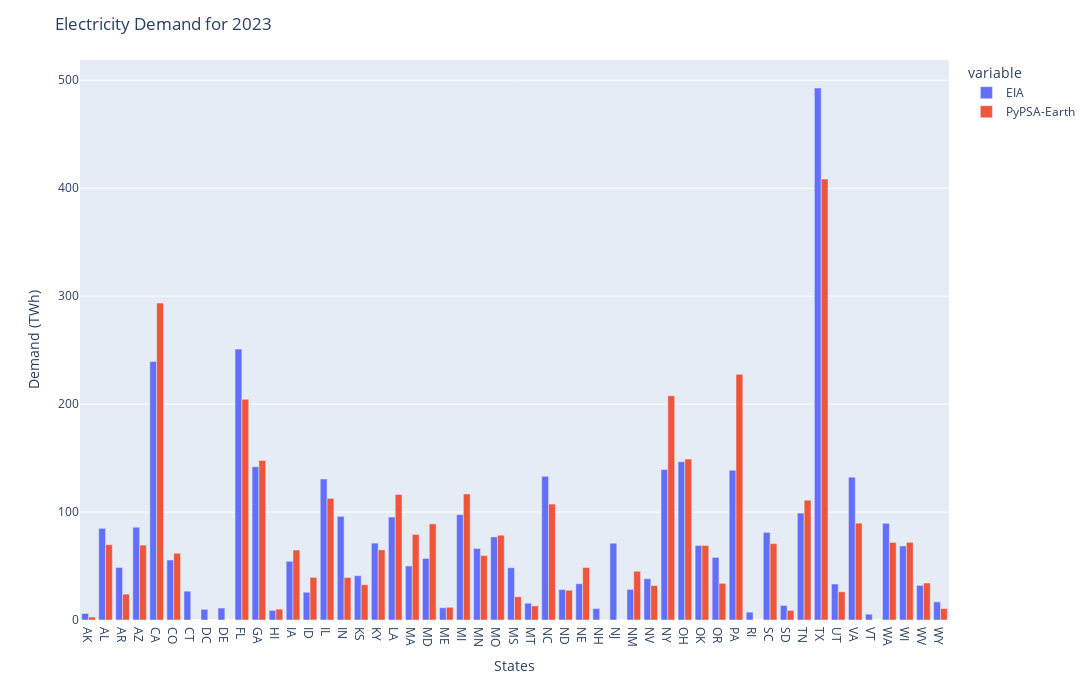

Notebook cell for this chart:
### Code cell
fig = px.bar(demand_total, barmode='group')
fig.update_layout(width=2500, 
                  height=700, 
                  yaxis_title='Demand (TWh)',
                  xaxis_title='States',
                  title=f'Electricity Demand for {horizon}')
fig.show()

### Figure 1 — Plotly figure (JSON) as saved in the notebook; plotly's stock layout.template omitted (floating-point values rounded to 4 significant figures)
{"data": [{"alignmentgroup": "True", "hovertemplate": "variable=EIA<br>index=%{x}<br>value=%{y}<extra></extra>", "legendgroup": "EIA", "marker": {"color": "#636efa", "pattern": {"shape": ""}}, "name": "EIA", "offsetgroup": "EIA", "orientation": "v", "showlegend": true, "textposition": "auto", "type": "bar", "x": ["AK", "AL", "AR", "AZ", "CA", "CO", "CT", "DC", "DE", "FL", "GA", "HI", "IA", "ID", "IL", "IN", "KS", "KY", "LA", "MA", "MD", "ME", "MI", "MN", "MO", "MS", "MT", "NC", "ND", "NE", "NH", "NJ", "NM", "NV", "NY", "OH", "OK", "OR", "PA", "RI", "SC", "SD", "TN", "TX", "UT", "VA", "VT", "WA", "WI", "WV", "WY"], "xaxis": "x", "y": [6.025, 84.88, 48.65, 85.92, 239.5, 55.57, 26.68, 9.88, 11.08, 250.9, 142.0, 8.927, 54.4, 25.67, 130.6, 96.0, 41.05, 71.22, 95.37, 50.01, 57.03, 11.34, 97.59, 66.22, 76.98, 48.42, 15.51, 133.1, 28.2, 33.57, 10.63, 71.1, 28.35, 38.25, 139.4, 146.6, 68.98, 57.98, 138.7, 7.301, 81.2, 13.51, 99.05, 492.8, 33.34, 132.3, 5.364, 89.55, 68.56, 32.07, 16.79], "yaxis": "y"}, {"alignmentgroup": "True", "hovertemplate": "variable=PyPSA-Earth<br>index=%{x}<br>value=%{y}<extra></extra>", "legendgroup": "PyPSA-Earth", "marker": {"color": "#EF553B", "pattern": {"shape": ""}}, "name": "PyPSA-Earth", "offsetgroup": "PyPSA-Earth", "orientation": "v", "showlegend": true, "textposition": "auto", "type": "bar", "x": ["AK", "AL", "AR", "AZ", "CA", "CO", "CT", "DC", "DE", "FL", "GA", "HI", "IA", "ID", "IL", "IN", "KS", "KY", "LA", "MA", "MD", "ME", "MI", "MN", "MO", "MS", "MT", "NC", "ND", "NE", "NH", "NJ", "NM", "NV", "NY", "OH", "OK", "OR", "PA", "RI", "SC", "SD", "TN", "TX", "UT", "VA", "VT", "WA", "WI", "WV", "WY"], "xaxis": "x", "y": [2.75, 69.78, 23.96, 69.37, 293.6, 61.85, NaN, NaN, NaN, 204.4, 147.8, 10.05, 64.81, 39.47, 112.7, 39.4, 32.73, 64.94, 116.3, 79.24, 89.01, 11.75, 116.7, 59.68, 78.55, 21.57, 13.09, 107.4, 27.56, 48.62, 0.08, NaN, 45.19, 31.93, 207.8, 149.1, 69.07, 33.96, 227.6, NaN, 70.79, 8.87, 111.0, 408.4, 26.16, 89.74, NaN, 71.86, 71.99, 34.26, 10.58], "yaxis": "y"}], "layout": {"barmode": "group", "height": 700, "legend": {"title": {"text": "variable"}, "tracegroupgap": 0}, "margin": {"t": 60}, "title": {"text": "Electricity Demand for 2023"}, "width": 2500, "xaxis": {"anchor": "y", "domain": [0, 1], "title": {"text": "States"}}, "yaxis": {"anchor": "x", "domain": [0, 1], "title": {"text": "Demand (TWh)"}}}}
